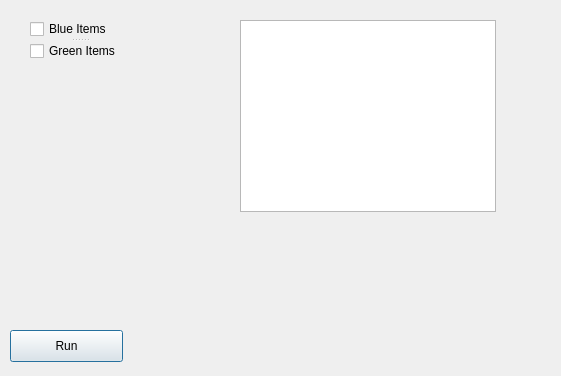
<?xml version="1.0" encoding="UTF-8"?>
<ui version="4.0">
 <class>Dialog</class>
 <widget class="QDialog" name="Dialog">
  <property name="geometry">
   <rect>
    <x>0</x>
    <y>0</y>
    <width>561</width>
    <height>376</height>
   </rect>
  </property>
  <property name="windowTitle">
   <string>Dialog</string>
  </property>
  <widget class="QPushButton" name="pushButton">
   <property name="geometry">
    <rect>
     <x>10</x>
     <y>330</y>
     <width>113</width>
     <height>32</height>
    </rect>
   </property>
   <property name="text">
    <string>Run</string>
   </property>
  </widget>
  <widget class="QTextBrowser" name="output">
   <property name="geometry">
    <rect>
     <x>240</x>
     <y>20</y>
     <width>256</width>
     <height>192</height>
    </rect>
   </property>
  </widget>
  <widget class="QSplitter" name="splitter">
   <property name="geometry">
    <rect>
     <x>30</x>
     <y>20</y>
     <width>99</width>
     <height>40</height>
    </rect>
   </property>
   <property name="orientation">
    <enum>Qt::Vertical</enum>
   </property>
   <widget class="QCheckBox" name="blueCheckBox">
    <property name="text">
     <string>Blue Items</string>
    </property>
   </widget>
   <widget class="QCheckBox" name="greenCheckBox">
    <property name="text">
     <string>Green Items</string>
    </property>
   </widget>
  </widget>
 </widget>
 <resources/>
 <connections>
  <connection>
   <sender>pushButton</sender>
   <signal>clicked()</signal>
   <receiver>pushButton</receiver>
   <slot>deleteLater()</slot>
   <hints>
    <hint type="sourcelabel">
     <x>76</x>
     <y>335</y>
    </hint>
    <hint type="destinationlabel">
     <x>76</x>
     <y>335</y>
    </hint>
   </hints>
  </connection>
 </connections>
</ui>
